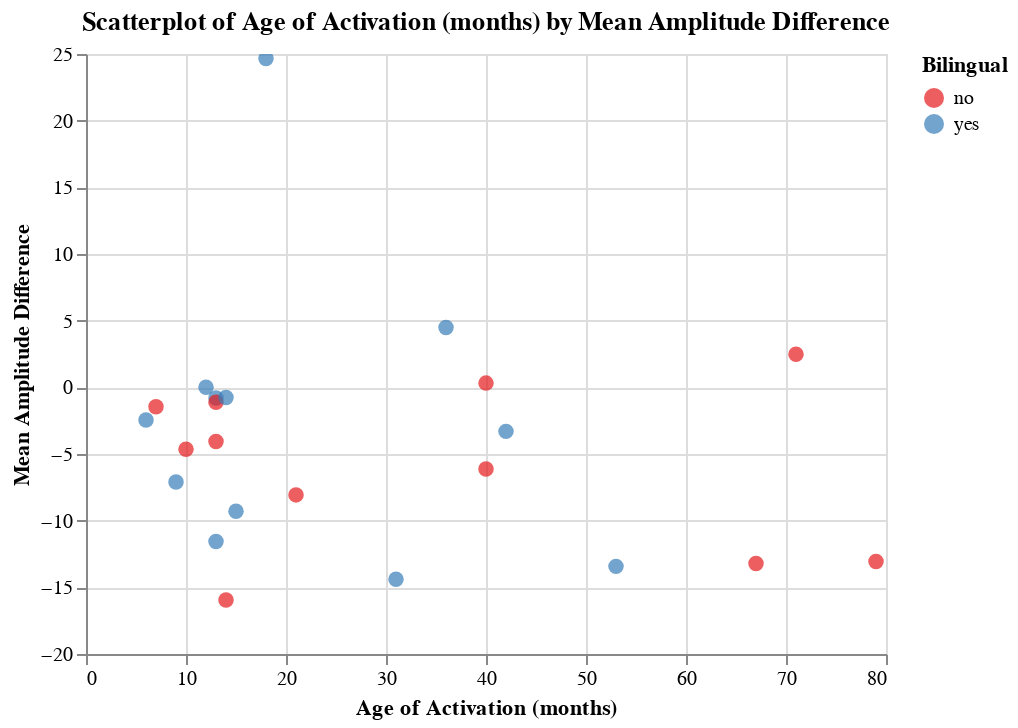

Notebook cell for this chart:
### Code cell
# scatter plot of age of implant and MNA diff (include tooltip interactivity):

varlist = ['ID', 'Bilingual', 'Age (months)', 'Time in Sound (months)'] # for tooltip interactivity
ah.scatter_plot(diffdf, 'Age of Activation (months)', 'Mean Amplitude Difference', 'Bilingual', varlist, output_directory, 'set1')

### Figure 1 — Vega-Lite specification as saved in the notebook (floating-point values rounded to 4 significant figures)
{"config": {"view": {"continuousWidth": 400, "continuousHeight": 300}}, "data": {"name": "data-f887b60b72f5bdd7e7ba72a0de8e59a6"}, "mark": {"type": "circle", "size": 60}, "encoding": {"color": {"type": "nominal", "field": "Bilingual", "scale": {"scheme": "set1"}}, "tooltip": [{"type": "nominal", "field": "ID"}, {"type": "nominal", "field": "Bilingual"}, {"type": "quantitative", "field": "Age (months)"}, {"type": "quantitative", "field": "Time in Sound (months)"}], "x": {"type": "quantitative", "field": "Age of Activation (months)"}, "y": {"type": "quantitative", "field": "Mean Amplitude Difference"}}, "selection": {"selector003": {"type": "interval", "bind": "scales", "encodings": ["x", "y"]}}, "title": "Scatterplot of Age of Activation (months) by Mean Amplitude Difference", "$schema": "https://vega.github.io/schema/vega-lite/v4.8.1.json", "datasets": {"data-f887b60b72f5bdd7e7ba72a0de8e59a6": [{"ID": "942", "Group": "CI", "Mean Amplitude": -19.68, "Bilingual": "no", "Age (months)": 56, "Time in Sound (months)": 43, "Age of Activation (months)": 13.0, "Region": "Frontal", "Mean Amplitude Difference": -4.068}, {"ID": "959", "Group": "CI", "Mean Amplitude": -15.05, "Bilingual": "no", "Age (months)": 57, "Time in Sound (months)": 17, "Age of Activation (months)": 40.0, "Region": "Frontal", "Mean Amplitude Difference": -6.121}, {"ID": "925", "Group": "CI", "Mean Amplitude": -15.04, "Bilingual": "yes", "Age (months)": 58, "Time in Sound (months)": 52, "Age of Activation (months)": 6.0, "Region": "Frontal", "Mean Amplitude Difference": -2.451}, {"ID": "956", "Group": "CI", "Mean Amplitude": -20.8, "Bilingual": "yes", "Age (months)": 58, "Time in Sound (months)": 5, "Age of Activation (months)": 53.0, "Region": "Frontal", "Mean Amplitude Difference": -13.43}, {"ID": "955", "Group": "CI", "Mean Amplitude": -2.808, "Bilingual": "yes", "Age (months)": 61, "Time in Sound (months)": 49, "Age of Activation (months)": 12.0, "Region": "Frontal", "Mean Amplitude Difference": 0.009}, {"ID": "904", "Group": "CI", "Mean Amplitude": -20.64, "Bilingual": "yes", "Age (months)": 67, "Time in Sound (months)": 54, "Age of Activation (months)": 13.0, "Region": "Frontal", "Mean Amplitude Difference": -0.795}, {"ID": "911", "Group": "CI", "Mean Amplitude": -17.36, "Bilingual": "no", "Age (months)": 67, "Time in Sound (months)": 54, "Age of Activation (months)": 13.0, "Region": "Frontal", "Mean Amplitude Difference": -1.122}, {"ID": "919", "Group": "CI", "Mean Amplitude": -15.46, "Bilingual": "no", "Age (months)": 74, "Time in Sound (months)": 67, "Age of Activation (months)": 7.0, "Region": "Frontal", "Mean Amplitude Difference": -1.454}, {"ID": "945", "Group": "CI", "Mean Amplitude": -16.92, "Bilingual": "no", "Age (months)": 77, "Time in Sound (months)": 56, "Age of Activation (months)": 21.0, "Region": "Frontal", "Mean Amplitude Difference": -8.067}, {"ID": "961", "Group": "CI", "Mean Amplitude": -19.6, "Bilingual": "no", "Age (months)": 77, "Time in Sound (months)": 63, "Age of Activation (months)": 14.0, "Region": "Frontal", "Mean Amplitude Difference": -15.95}, {"ID": "903", "Group": "CI", "Mean Amplitude": -24.76, "Bilingual": "no", "Age (months)": 82, "Time in Sound (months)": 72, "Age of Activation (months)": 10.0, "Region": "Frontal", "Mean Amplitude Difference": -4.641}, {"ID": "921", "Group": "CI", "Mean Amplitude": -33.19, "Bilingual": "yes", "Age (months)": 82, "Time in Sound (months)": 46, "Age of Activation (months)": 36.0, "Region": "Frontal", "Mean Amplitude Difference": 4.483}, {"ID": "936", "Group": "CI", "Mean Amplitude": -6.697, "Bilingual": "yes", "Age (months)": 86, "Time in Sound (months)": 71, "Age of Activation (months)": 15.0, "Region": "Frontal", "Mean Amplitude Difference": -9.298}, {"ID": "901", "Group": "CI", "Mean Amplitude": -3.359, "Bilingual": "yes", "Age (months)": 86, "Time in Sound (months)": 68, "Age of Activation (months)": 18.0, "Region": "Frontal", "Mean Amplitude Difference": 24.66}, {"ID": "923", "Group": "CI", "Mean Amplitude": -22.51, "Bilingual": "yes", "Age (months)": 87, "Time in Sound (months)": 56, "Age of Activation (months)": 31.0, "Region": "Frontal", "Mean Amplitude Difference": -14.4}, {"ID": "924", "Group": "CI", "Mean Amplitude": -18.95, "Bilingual": "yes", "Age (months)": 87, "Time in Sound (months)": 74, "Age of Activation (months)": 13.0, "Region": "Frontal", "Mean Amplitude Difference": -11.57}, {"ID": "934", "Group": "CI", "Mean Amplitude": -14.02, "Bilingual": "yes", "Age (months)": 89, "Time in Sound (months)": 80, "Age of Activation (months)": 9.0, "Region": "Frontal", "Mean Amplitude Difference": -7.093}, {"ID": "951", "Group": "CI", "Mean Amplitude": -19.7, "Bilingual": "no", "Age (months)": 89, "Time in Sound (months)": 49, "Age of Activation (months)": 40.0, "Region": "Frontal", "Mean Amplitude Difference": 0.316}, {"ID": "913", "Group": "CI", "Mean Amplitude": -15.58, "Bilingual": "yes", "Age (months)": 100, "Time in Sound (months)": 86, "Age of Activation (months)": 14.0, "Region": "Frontal", "Mean Amplitude Difference": -0.756}, {"ID": "941", "Group": "CI", "Mean Amplitude": -19.01, "Bilingual": "no", "Age (months)": 106, "Time in Sound (months)": 35, "Age of Activation (months)": 71.0, "Region": "Frontal", "Mean Amplitude Difference": 2.484}, {"ID": "947", "Group": "CI", "Mean Amplitude": -19.22, "Bilingual": "no", "Age (months)": 106, "Time in Sound (months)": 27, "Age of Activation (months)": 79.0, "Region": "Frontal", "Mean Amplitude Difference": -13.06}, {"ID": "935", "Group": "CI", "Mean Amplitude": -16.62, "Bilingual": "yes", "Age (months)": 122, "Time in Sound (months)": 80, "Age of Activation (months)": 42.0, "Region": "Frontal", "Mean Amplitude Difference": -3.303}, {"ID": "937", "Group": "CI", "Mean Amplitude": -27.73, "Bilingual": "no", "Age (months)": 122, "Time in Sound (months)": 55, "Age of Activation (months)": 67.0, "Region": "Frontal", "Mean Amplitude Difference": -13.22}, {"ID": "857", "Group": "HG", "Mean Amplitude": -8.053, "Bilingual": "no", "Age (months)": 33, "Time in Sound (months)": 33, "Age of Activation (months)": null, "Region": "Frontal", "Mean Amplitude Difference": 5.293}, {"ID": "847", "Group": "HG", "Mean Amplitude": -2.966, "Bilingual": "no", "Age (months)": 43, "Time in Sound (months)": 43, "Age of Activation (months)": null, "Region": "Frontal", "Mean Amplitude Difference": 0.175}, {"ID": "858", "Group": "HG", "Mean Amplitude": -18.59, "Bilingual": "no", "Age (months)": 51, "Time in Sound (months)": 51, "Age of Activation (months)": null, "Region": "Frontal", "Mean Amplitude Difference": -12.21}, {"ID": "859", "Group": "HG", "Mean Amplitude": -7.7, "Bilingual": "no", "Age (months)": 52, "Time in Sound (months)": 52, "Age of Activation (months)": null, "Region": "Frontal", "Mean Amplitude Difference": -0.46}, {"ID": "841", "Group": "HG", "Mean Amplitude": -28.02, "Bilingual": "no", "Age (months)": 56, "Time in Sound (months)": 56, "Age of Activation (months)": null, "Region": "Frontal", "Mean Amplitude Difference": -9.465}, {"ID": "836", "Group": "HG", "Mean Amplitude": -8.181, "Bilingual": "no", "Age (months)": 59, "Time in Sound (months)": 59, "Age of Activation (months)": null, "Region": "Frontal", "Mean Amplitude Difference": 8.188}, {"ID": "846", "Group": "HG", "Mean Amplitude": -27.16, "Bilingual": "yes", "Age (months)": 68, "Time in Sound (months)": 68, "Age of Activation (months)": null, "Region": "Frontal", "Mean Amplitude Difference": -7.165}, {"ID": "N4C01", "Group": "HG", "Mean Amplitude": -17.46, "Bilingual": "no", "Age (months)": 61, "Time in Sound (months)": 61, "Age of Activation (months)": null, "Region": "Frontal", "Mean Amplitude Difference": -13.45}, {"ID": "842", "Group": "HG", "Mean Amplitude": -18.28, "Bilingual": "yes", "Age (months)": 67, "Time in Sound (months)": 67, "Age of Activation (months)": null, "Region": "Frontal", "Mean Amplitude Difference": -3.214}, {"ID": "848", "Group": "HG", "Mean Amplitude": -15.1, "Bilingual": "no", "Age (months)": 74, "Time in Sound (months)": 74, "Age of Activation (months)": null, "Region": "Frontal", "Mean Amplitude Difference": -1.423}, {"ID": "N4C10", "Group": "HG", "Mean Amplitude": -9.489, "Bilingual": "yes", "Age (months)": 82, "Time in Sound (months)": 82, "Age of Activation (months)": null, "Region": "Frontal", "Mean Amplitude Difference": -3.473}, {"ID": "N4C13", "Group": "HG", "Mean Amplitude": -25.55, "Bilingual": "yes", "Age (months)": 85, "Time in Sound (months)": 85, "Age of Activation (months)": null, "Region": "Frontal", "Mean Amplitude Difference": 2.461}, {"ID": "809", "Group": "HG", "Mean Amplitude": -13.55, "Bilingual": "no", "Age (months)": 99, "Time in Sound (months)": 99, "Age of Activation (months)": null, "Region": "Frontal", "Mean Amplitude Difference": 4.761}, {"ID": "N4C09", "Group": "HG", "Mean Amplitude": -11.51, "Bilingual": "yes", "Age (months)": 99, "Time in Sound (months)": 99, "Age of Activation (months)": null, "Region": "Frontal", "Mean Amplitude Difference": 3.015}, {"ID": "850", "Group": "HG", "Mean Amplitude": -22.29, "Bilingual": "no", "Age (months)": 124, "Time in Sound (months)": 124, "Age of Activation (months)": null, "Region": "Frontal", "Mean Amplitude Difference": -7.178}, {"ID": "801", "Group": "HG", "Mean Amplitude": -24.32, "Bilingual": "yes", "Age (months)": 127, "Time in Sound (months)": 127, "Age of Activation (months)": null, "Region": "Frontal", "Mean Amplitude Difference": -11.01}, {"ID": "803", "Group": "HG", "Mean Amplitude": -15.16, "Bilingual": "no", "Age (months)": 128, "Time in Sound (months)": 128, "Age of Activation (months)": null, "Region": "Frontal", "Mean Amplitude Difference": -3.417}]}}
